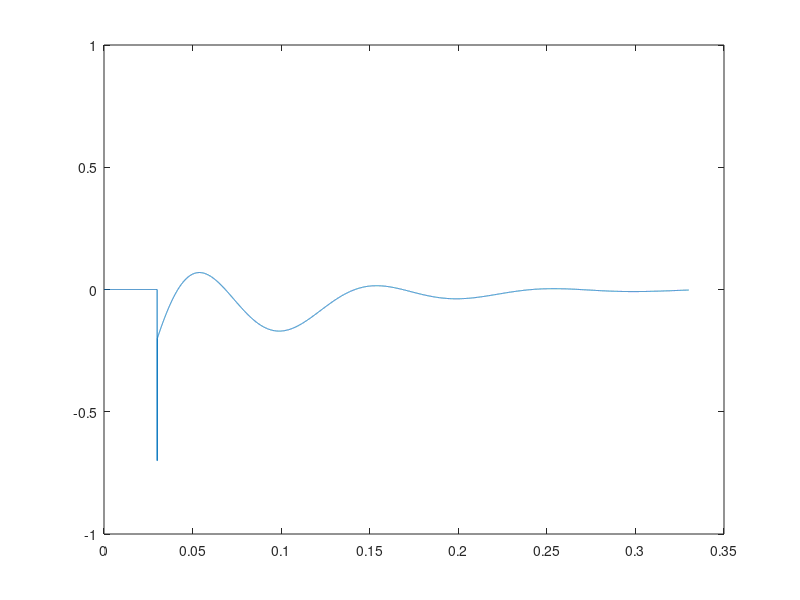

The MATLAB source for this figure:
Fs = 44100; 

input = zeros(0.3 * 44100, 1);

input(round(0.03 * 44100), 1) = -0.7;

click = - 0.7 + zeros(round(0.0001 * Fs), 1);

timeSine = 0 : 1 / Fs : 0.3 - 1 / Fs;

Fc = 10;

oscillation = 0.3 * sin(2 * pi * Fc * timeSine) - 0.2;

oscillation = (oscillation .* exp(-timeSine * 15))';

thump = [zeros(round(0.03 * Fs), 1); click; oscillation];

artefacts = -0.005 + (0.005 + 0.005) * rand(length(thump), 1);

timeAxis = linspace(0, length(thump) / Fs, length(thump));

figure
plot(timeAxis, thump);
ylim([-1, 1]);

